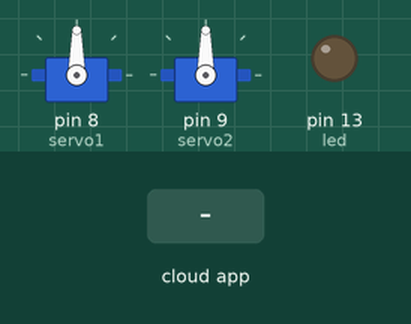
This sketch was run on a simulated Arduino Uno, built with avr-gcc and run on an emulated ATmega328P. Parts: 2 × servo, output pins drawn as LEDs (lit = HIGH). The test bench sets the inputs (shaded band). The ROS host is connected and sends only what is stated.

Above: at 1.2 s.
1.3 s: the phone or cloud app sets angular.z to -100
At 2.0 s:
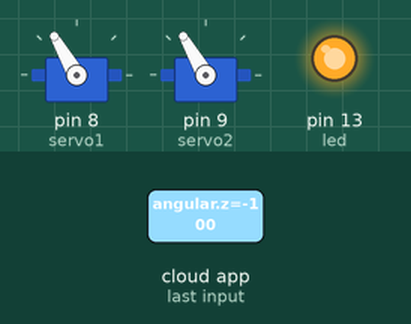
2.8 s: the phone or cloud app sets angular.z to 0
At 3.2 s:
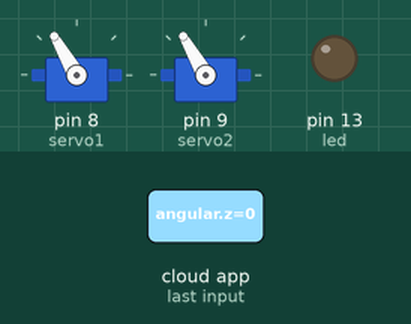
4.3 s: the phone or cloud app sets angular.z to 100
At 5.6 s:
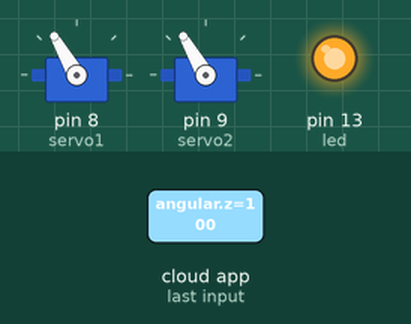
Timing chart, 0 to 7.3 s (numbered marks = the images above; inputs shaded):
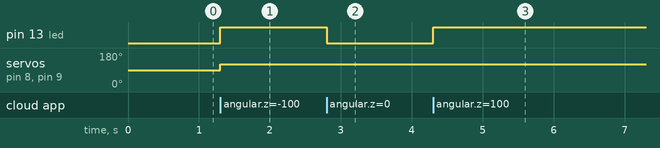

Measured:
- after the input at 1.3 s, pin 13 (led): LOW → HIGH at once; servo on pin 8 (servo1), servo on pin 9 (servo2): 90° → 120° at once
- after the input at 2.8 s, pin 13 (led): HIGH → LOW at once
- after the input at 4.3 s, pin 13 (led): LOW → HIGH at once

The sketch:

ROS_arduino_servo_2.ino
```cpp
/*
 * rosserial Servo Control Example
 *
 * This sketch demonstrates the control of hobby R/C servos
 * using ROS and the arduiono
 *
 * For the full tutorial write up, visit
 * www.ros.org/wiki/rosserial_arduino_demos
 *
 * For more information on the Arduino Servo Library
 * Checkout :
 * http://www.arduino.cc/en/Reference/Servo
 */

#if (ARDUINO >= 100)
 #include <Arduino.h>
#else
 #include <WProgram.h>
#endif

#include <Servo.h>
#include <ros.h>
#include <geometry_msgs/Twist.h>

ros::NodeHandle  nh;

Servo servo1, servo2;

void servo_cb( const geometry_msgs::Twist& angle_msg){
  int angle1=angle_msg.angular.z;
  int angle2=angle_msg.angular.y;
  angle1=map(angle1,90,270,120,0);
  angle2=map(angle2,90,270,120,0);
  angle1=constrain(angle1,0,120);
  angle2=constrain(angle2,0,120);
  servo1.write(angle1);
  servo2.write(angle2);
  digitalWrite(13, HIGH-digitalRead(13));  //toggle led
}


ros::Subscriber<geometry_msgs::Twist> sub("arduino_servo", servo_cb);

void setup(){
  pinMode(13, OUTPUT);

  nh.initNode();
  nh.subscribe(sub);
  servo1.attach(8);
  servo2.attach(9); //attach it to pin 9
}

void loop(){
  nh.spinOnce();
  delay(1);
}
```
